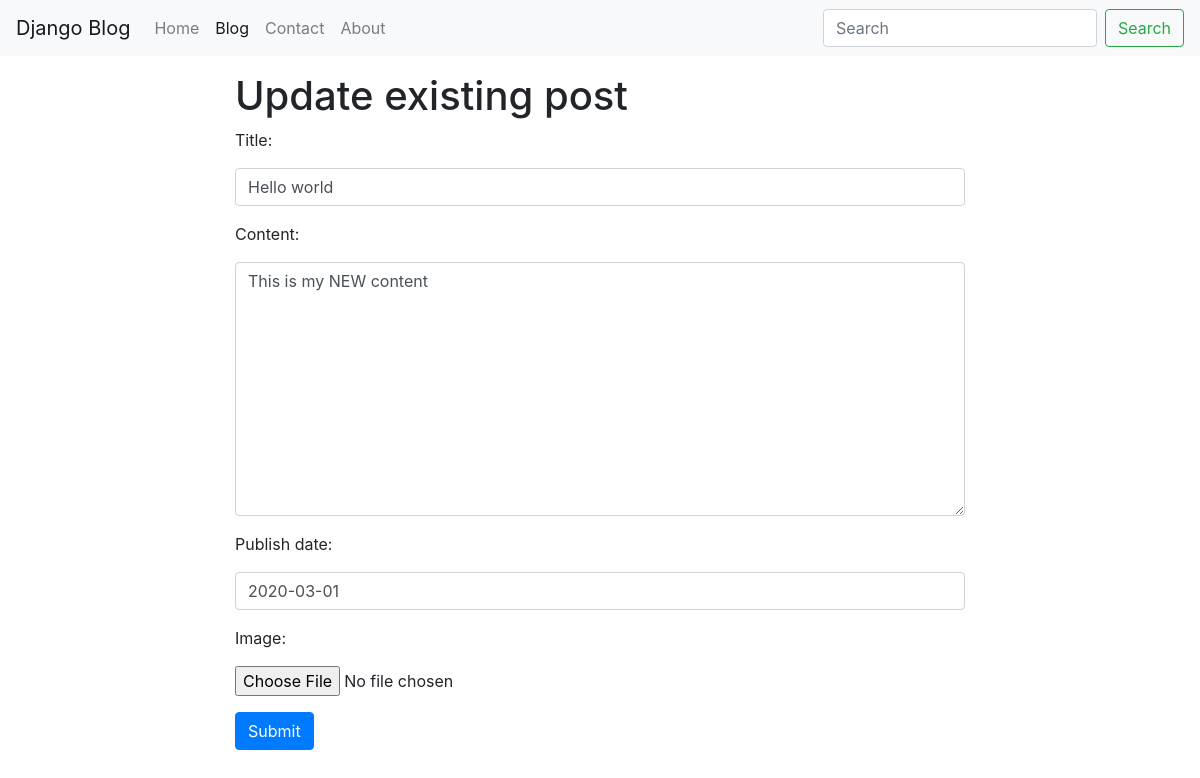
The app's page /blog/hello-world/edit/ (signed in) with its own data.
### blog/models.py (models this page shows, shortened)
class BlogPost(models.Model):
  user = models.ForeignKey(user_model,
    null=True, default=1, on_delete=models.SET_NULL)
  title = models.TextField()
  slug = models.SlugField(unique=True)
  content = models.TextField(null=True, blank=True)
  publish_date = models.DateTimeField(auto_now=False, auto_now_add=False, null=True, blank=True)
  timestamp = models.DateTimeField(auto_now_add=True)
  updated = models.DateTimeField(auto_now=True)
  image = models.ImageField(upload_to='image/', blank=True, null=True)
  objects = BlogPostManager()
  class Meta:
    ordering = ['-publish_date', '-updated', '-timestamp']

### blog/views.py (the view)
# urls.py: path('<str:slug>/edit/', blog_post_update_view),
@staff_member_required
def blog_post_update_view(request, slug):
  try:
    obj = BlogPost.objects.get(slug=slug)
  except:
    raise Http404('Blog post does not exist.')
  form = BlogPostForm(request.POST or None, request.FILES or None, instance=obj)
  if form.is_valid():
    form.cleaned_data['slug'] = form.cleaned_data['title'].lower().replace(' ', '-')
    form.save()
    return redirect('/blog')
  t_name = 'blog/update.html'
  context = {
    'title': 'Update post',
    'title_header': 'Update existing post',
    'form': form,
    'object': obj
    }
  return render(request, t_name, context)

### blog/forms.py (shortened to what this page needs)
class BlogPostForm(forms.ModelForm):
  class Meta:
    model = BlogPost
    fields = ['title', 'content', 'publish_date', 'image']
    widgets = {
            'title': forms.TextInput(attrs={'class': 'form-control', 'placeholder': 'Title'}),
            'content': forms.Textarea(attrs={'class': 'form-control', 'placeholder': 'Content'}),
            'publish_date': forms.DateInput(attrs={'class': 'form-control'}),
            'image': forms.FileInput(attrs={'class': 'form-control-file'}),
        }

### blog/models.py (called while the page is built)
  def get_queryset(self):
    return BlogPostQuerySet(self.model, using=self._db)

### blog/templates/blog/update.html
{% extends "base.html" %}
{% block content %}
{% include "__form.html" %}
{% endblock %}

### templates/__form.html (shortened to what this page needs)
<form method="POST" action="." enctype="multipart/form-data">
  {% for field in form %}
    <div class="form-group">
      <label for="{{ field.id_for_label }}">{{ field.label_tag }}</label>
      {{ field }}
    </div>
  {% endfor %}
  <button type="submit" class="btn btn-primary mb-3">Submit</button>
</form>

### records on screen
BlogPost: form "Hello world" "This is my NEW content" "2020-03-01"

### other values on screen
{{ title_header }} "Update existing post"
{{ field.label_tag }} "Title:" "Content:" "Publish date:" "Image:"
